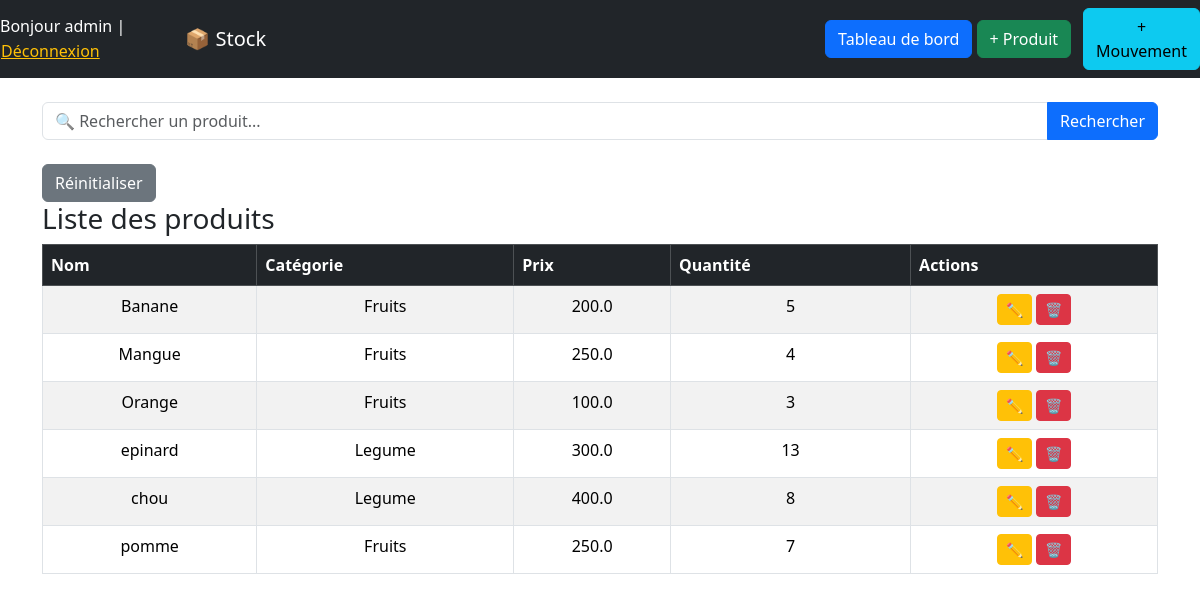
Page /produits/ (signed in) on the committed database.
### stock/models.py (models this page shows, shortened)
class Produit(models.Model):
    nom = models.CharField(max_length=100)
    prix = models.FloatField()
    quantite = models.IntegerField()
    categorie = models.ForeignKey(
        Categorie,
        on_delete=models.CASCADE,
        related_name="produits"
    )

class Categorie(models.Model):
    nom = models.CharField(max_length=100)

### stock/views.py (the view)
# urls.py: path('produits/', liste_produits, name='liste_produits'),
@login_required
def liste_produits(request):
    query = request.GET.get('q', '')
    produits = Produit.objects.all()
    if query:
        produits = produits.filter(
            Q(nom__icontains=query) |
            Q(categorie__nom__icontains=query)
        )
    return render(request, 'stock/liste_produits.html', {
        'produits': produits,
        'query': query
    })

### stock/templates/stock/liste_produits.html (shortened to what this page needs)
<!DOCTYPE html>
<html lang="fr">
<head>
</head>
<body>
{% extends 'stock/base.html' %}
{% block content %}
<form method="get" class="mb-3">
    <div class="input-group">
        <input
            type="text"
            name="q"
            class="form-control"
            placeholder="🔍 Rechercher un produit..."
            value="{{ query }}"
        >
        <button class="btn btn-primary" type="submit">
            Rechercher
        </button>
    </div>
</form>
<a href="{% url 'liste_produits' %}" class="btn btn-secondary mt-2">
    Réinitialiser
</a>
<h3>Liste des produits</h3>
<table class="table table-bordered table-striped">
    <thead class="table-dark">
        <tr>
            <th>Nom</th>
            <th>Catégorie</th>
            <th>Prix</th>
            <th>Quantité</th>
            <th>Actions</th>
        </tr>
    </thead>
    <tbody>
        {% for produit in produits %}
        <tr>
            <td>{{ produit.nom }}</td>
            <td>{{ produit.categorie.nom }}</td>
            <td>{{ produit.prix }}</td>
            <td>{{ produit.quantite }}</td>
            <td>
                <a class="btn btn-warning btn-sm" href="{% url 'modifier_produit' produit.id %}">✏️</a>
                <a class="btn btn-danger btn-sm" href="{% url 'supprimer_produit' produit.id %}">🗑️</a>
            </td>
        </tr>
        {% empty %}
        <tr>
            <td colspan="5">Aucun produit</td>
        </tr>
        {% endfor %}
    </tbody>
</table>
{% endblock %}

### stock/templates/stock/base.html (shortened to what this page needs)
<!DOCTYPE html>
<html lang="fr">
<head>
    <link href="https://cdn.jsdelivr.net/npm/bootstrap@5.3.2/dist/css/bootstrap.min.css" rel="stylesheet">
</head>
<body>
<nav class="navbar navbar-dark bg-dark navbar-expand-lg">
    <div class="text-white">
    Bonjour {{ user.username }} |
   <form method="post" action="{% url 'logout' %}" style="display:inline;">
    <button type="submit" class="btn btn-link text-warning p-0">
        Déconnexion
    </button>
</form>
</div>
    <div class="container">
        <a class="navbar-brand" href="{% url 'liste_produits' %}">📦 Stock</a>
        <div>
            <a class="btn btn-primary" href="{% url 'dashboard' %}">Tableau de bord</a>
            <a class="btn btn-success" href="{% url 'ajouter_produit' %}">+ Produit</a>
        </div>
    </div>
    <a class="btn btn-info" href="{% url 'ajouter_mouvement' %}">+ Mouvement</a>
</nav>
<div class="container mt-4">
    {% block content %}{% endblock %}
</div>
</body>
</html>

### stock/templates/stock/liste_produits.html (style rules this page uses)
table { width: 70%; margin: auto; border-collapse: collapse; }
th, td { border: 1px solid #333; padding: 8px; text-align: center; }
th { background-color: #f0f0f0; }

### rows in the picture
Produit: nom "Banane", categorie.nom "Fruits", prix "200.0", quantite "5"
Produit: nom "Mangue", categorie.nom "Fruits", prix "250.0", quantite "4"
Produit: nom "Orange", categorie.nom "Fruits", prix "100.0", quantite "3"
Produit: nom "epinard", categorie.nom "Legume", prix "300.0", quantite "13"
Produit: nom "chou", categorie.nom "Legume", prix "400.0", quantite "8"
Produit: nom "pomme", categorie.nom "Fruits", prix "250.0", quantite "7"

### other values in the picture
{{ user.username }} "admin"
